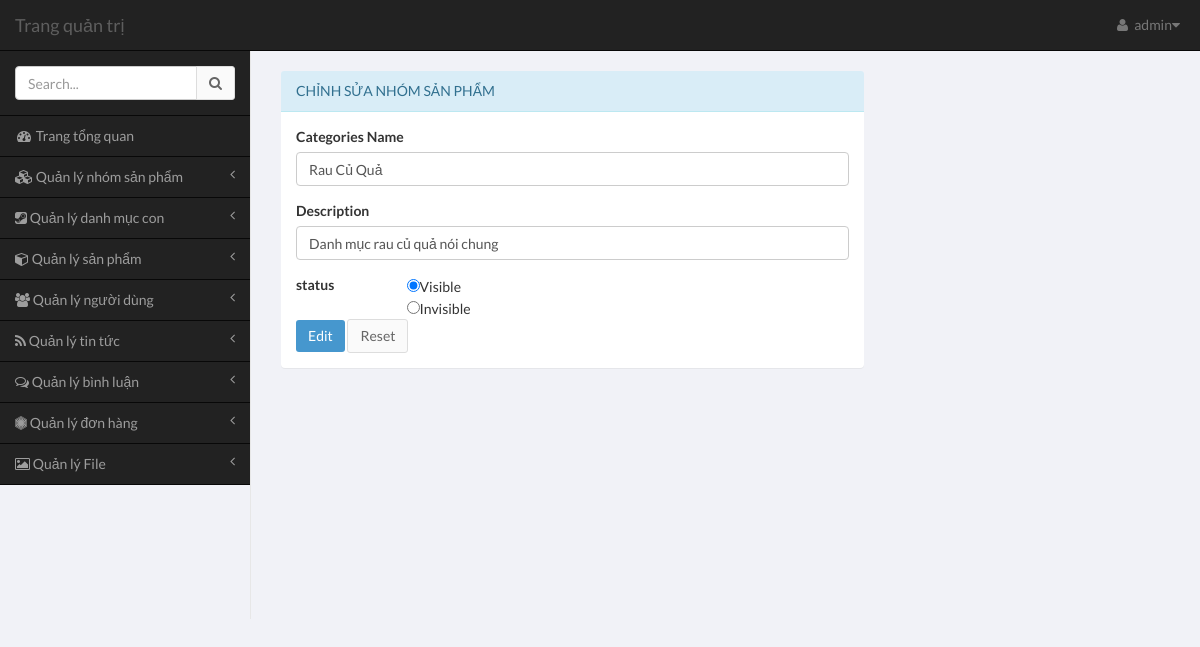
Page /admin/pages/index.php?module=category&action=edit-category&id=1 (signed in) on the committed database.
### tables this page shows
CREATE TABLE `category` (
  `category_id` int(11) NOT NULL,
  `category_name` varchar(100) NOT NULL,
  `description` varchar(255) DEFAULT NULL,
  `status` tinyint(6) DEFAULT '1',
  `created_date` int(11) DEFAULT NULL
);

### common/database.php (called while the page is built, shortened)
<?php
$mysqli = mysqli_connect(DB_HOST, DB_USER, DB_PASS, DB_NAME);
mysqli_set_charset($mysqli,"utf8");
function get_one($table,$field_name,$field_value){
	global $mysqli;
	$sql = "SELECT * FROM $table WHERE $field_name = '$field_value'";
	$res = mysqli_query($mysqli,$sql);
	return mysqli_fetch_assoc($res);
}
?>

### admin/pages/modules/category/edit-category.php (the view, shortened to what this page needs)
<?php
if (!empty($_GET['id'])) {
	$row = get_one('category','category_id',$_GET['id']);
} else {
	echo 'Tham số không hợp lệ';
}
?>
	<div class="row">
    <div class="col-md-8">
        <section class="panel panel-info" style="margin-top: 20px;">
            <header class="panel-heading" >
                Chỉnh sửa nhóm sản phẩm
            </header>
		<?php if($row) : ?>
			 <div class="panel-body">
				<form action="" method="POST" role="form">
					<div class="form-group">
						<label for="">Categories Name</label>
						<input type="text" class="form-control" name="category_name" value="<?php echo $row["category_name"]; ?>">
					</div>
					<div class="form-group">
						<label for="">Description</label>
						<input type="text" class="form-control" value="<?php echo $row['description']; ?>" name="description">
					</div>
					<div class="form-group">
						<div class="" style="float: left; width: 20%;">
							<label for="">status</label>
						</div>
						<div class="" style="float: left; width: 80%;">
							<input type="radio" name="status" value="1" <?php if($row['status'] == 1) echo "checked ='checked'" ?> >Visible<br>
							<input type="radio" name="status" value="0" <?php if($row['status'] == 0) echo "checked ='checked'" ?> >Invisible<br>
						</div>
					</div>
					<button type="submit" class="btn btn-primary">Edit</button>
					<button type="reset" class="btn btn-default">Reset</button>
				</form>
			</div>
		<?php endif; ?>
		</div>
    </div>
</div>

### rows in the picture
category: category_name "Rau Củ Quả", description "Danh mục rau củ quả nói chung", status "☑"

### other values in the picture
$user['username'] "admin"
